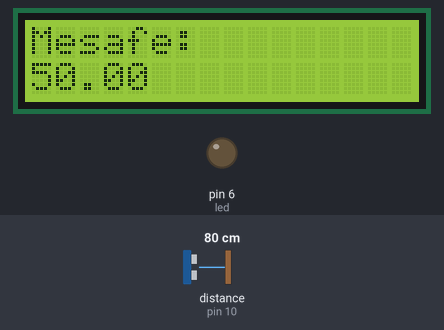
Simulated run of this sketch. Board: Arduino Uno, built with avr-gcc and run on an emulated ATmega328P. On the bench: 16×2 character LCD, output pins drawn as LEDs (lit = HIGH). Wiring (inferred from the names in the program): ultrasonic range finder: trigger pin 12; echo pin 10. Dashed ring = blinking. Inputs (shaded band) come from the test bench; at power-on: distance to the obstacle (sensor on pin 10) 80 cm. The echo pulse lasts 58.3 µs per cm; pins used as bus, display or sensor lines are not drawn; what the sketch prints to the serial monitor is not drawn.

Above: at 1.2 s.
1.3 s: distance to the obstacle (sensor on pin 10) set to 54 cm
4.3 s: distance to the obstacle (sensor on pin 10) set to 47 cm
At 4.83 s:
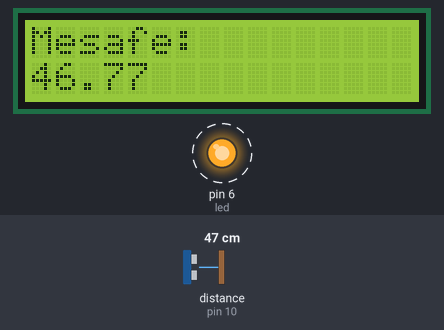
7.2 s: distance to the obstacle (sensor on pin 10) set to 2 cm
At 7.68 s:
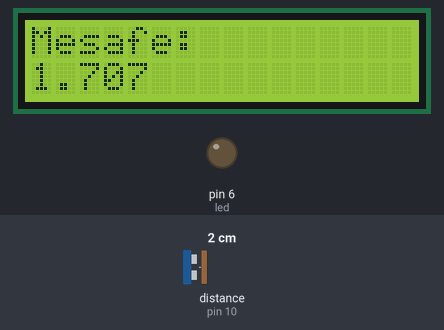
9.1 s: distance to the obstacle (sensor on pin 10) set to 4 cm
At 9.35 s:
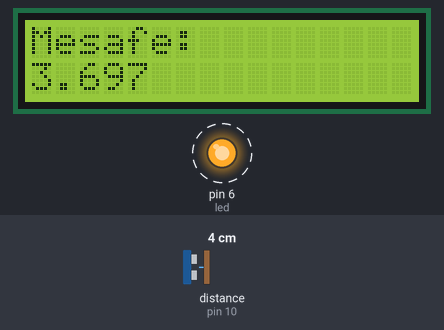
10.7 s: distance to the obstacle (sensor on pin 10) set to 60 cm
At 11.4 s:
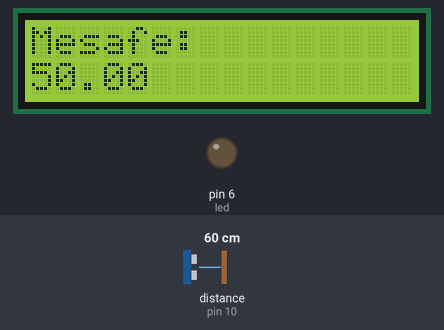
Timing chart, 0 to 13.7 s (numbered marks = the images above; inputs shaded):
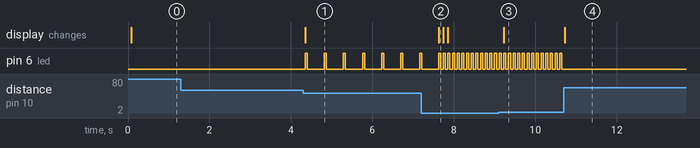

Measured:
- the behaviour switches between 50 and 49 cm on distance to the obstacle (sensor on pin 10) (found by bisection; images 0 and 1)
- after the input at 1.3 s, every drawn part: stays the same
- after the input at 4.3 s, pin 6 (led): alternates HIGH for 0.05 s and LOW for 0.42 s, starting after 0.05 s; the display: changes after 0.05 s (image 1)
- after the input at 7.2 s, the display: changes after 0.43 s (image 2)
- after the input at 9.1 s, the display: changes after 0.13 s (image 3)
- after the input at 10.7 s, pin 6 (led): stops changing and stays LOW; the display: changes at once (image 4)

The sketch:

mesafe_olcerli_led_devresi.ino
```cpp
#include <LiquidCrystal_I2C.h>

#include <LiquidCrystal_I2C.h>
///I2C MODÜLÜNÜN ARKASINDAKİ POTANSİYOMETRE İLE KOTRAST AYARINI YAP. Adjusting The LCD Contrast
LiquidCrystal_I2C lcd(0x27, 16,2);

int const led=6;
int const trig=12;
int const echo=10;

float sure;
float mesafe;


void setup() {
  // put your setup code here, to run once:
  Serial.begin(9600);
  pinMode(led, OUTPUT);
  pinMode(trig, OUTPUT);
  pinMode(echo, INPUT);
  lcd.begin();
}

void loop() {
  // put your main code here, to run repeatedly:


  mesafe=mesafe_olc();
  lcd.setCursor(0,0);
  lcd.print("Mesafe:");
  lcd.setCursor(0,1);
  lcd.print(mesafe);


  if(mesafe<10){
    digitalWrite(led, HIGH);
    delay(50);
    digitalWrite(led,LOW);
    delay(50);
  }else if(mesafe<30){
    digitalWrite(led, HIGH);
    delay(50);
    digitalWrite(led,LOW);
    delay(200);

  }else if(mesafe<50){
    digitalWrite(led, HIGH);
    delay(50);
    digitalWrite(led,LOW);
    delay(400);
  }
}

float mesafe_olc(){
  digitalWrite(trig,LOW);
  delayMicroseconds(2);
  digitalWrite(trig, HIGH);
  delayMicroseconds(1000);
  digitalWrite(trig,LOW);
  sure = pulseIn(echo, HIGH);
  mesafe = (sure/29.1)/2;
  if(mesafe>49){
    mesafe=50;
  }
  Serial.print("ölçülen mesafe: ");
  Serial.print(mesafe);
  Serial.println("cm");
  return mesafe;
}
```
